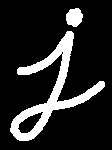
#> input picture Resources/dialation.png, 112 x 150 px
$ python erosion.py
#> lines starting #> are read from the running program, lines starting #| are printed output that depends on the picture; after the words box and inside, x2 and y2 are one past the last pixel; in counts of white or black regions, pixels touching at a corner belong together
import cv2
import numpy as np

img = cv2.imread("Resources/dialation.png")
#> img is the input picture: shape (150, 112, 3); 15.3% white; 2 white regions, box (x1, y1, x2, y2) and area: (10, 31, 105, 141) 2331, (66, 8, 83, 27) 245
print(img.shape)
#| (150, 112, 3)
se = np.ones((5,5),np.uint8)

img_erosion = cv2.erode(img, se, iterations=1)
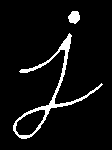
#> img_erosion: shape (150, 112, 3); 6% white; 2 white regions, box (x1, y1, x2, y2) and area: (13, 33, 103, 139) 898, (68, 11, 80, 24) 117
img_dilation = cv2.dilate(img, se, iterations=1)
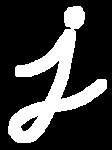
#> img_dilation: shape (150, 112, 3); 24.6% white; 1 white region, box (x1, y1, x2, y2) and area: (8, 6, 107, 143) 4134
res = np.hstack((img, img_erosion, img_dilation))
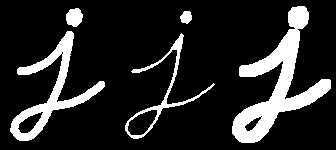
#> res: shape (150, 336, 3); 15.3% white; 5 white regions, box (x1, y1, x2, y2) and area: (232, 6, 331, 143) 4134, (10, 31, 105, 141) 2331, (125, 33, 215, 139) 898, (66, 8, 83, 27) 245, (180, 11, 192, 24) 117
cv2.imshow("Results of the Erosion and Dilation",res)
cv2.waitKey(0)

img_open = cv2.erode(img_dilation, se,iterations=1)
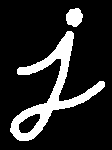
#> img_open: shape (150, 112, 3); 15.6% white; 2 white regions, box (x1, y1, x2, y2) and area: (10, 31, 105, 141) 2369, (66, 8, 83, 27) 245
img_close = cv2.dilate(img_erosion, se, iterations=1)
#> img_close: shape (150, 112, 3); 15.2% white; 2 white regions, box (x1, y1, x2, y2) and area: (11, 31, 105, 141) 2326, (66, 9, 82, 26) 233
res = np.hstack((img, img_erosion, img_dilation, img_open, img_close))
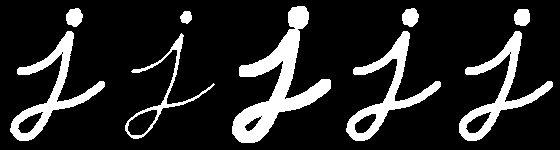
#> res: shape (150, 560, 3); 15.4% white; 9 white regions, largest, box (x1, y1, x2, y2) and area: (232, 6, 331, 143) 4134, (346, 31, 441, 141) 2369, (10, 31, 105, 141) 2331
cv2.imshow("Results of the Erosion,Dilation, Open and Close",res)
cv2.waitKey(0)
